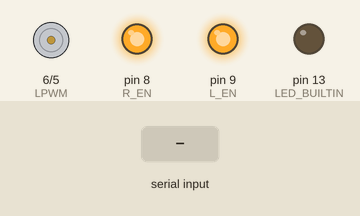
Recording of a sketch running on a simulated Arduino Uno, built with avr-gcc and run on an emulated ATmega328P. Shown: motor-driver pin pairs drawn as motors (green arrow = first pin HIGH = forward, orange = second pin HIGH = backward, longer = more drive), output pins drawn as LEDs (lit = HIGH). The test bench sets the inputs (shaded band).

Above: at 2.2 s.
2.3 s: "FWD\n" received over Serial
At 3.4 s:
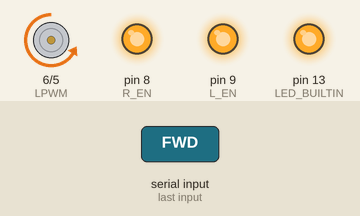
3.8 s: byte 10 ('\n') received over Serial
At 4.4 s:
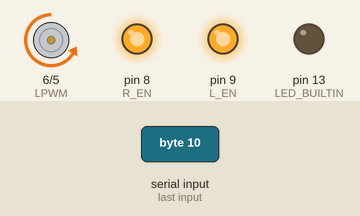
5.3 s: "REV\n" received over Serial
At 5.6 s:
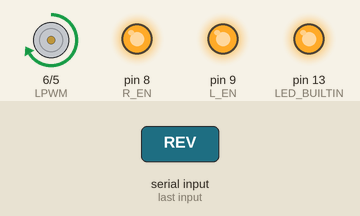
6.8 s: "1\n" received over Serial
At 7.9 s:
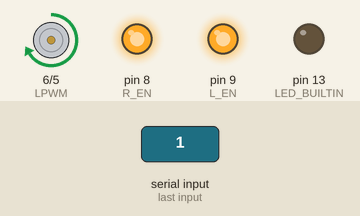
8.3 s: "STOP\n" received over Serial
At 9.2 s:
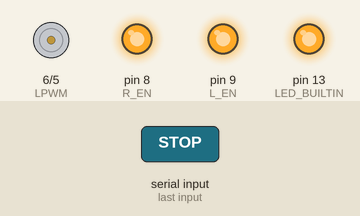
Timing chart, 0 to 10.8 s (numbered marks = the images above; inputs shaded):
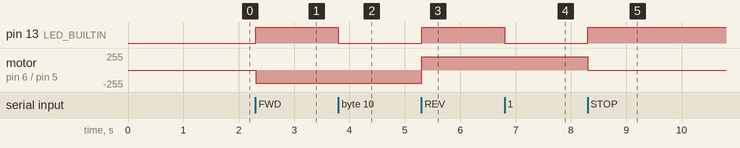

Measured:
- after the input at 2.3 s, pin 13 (LED_BUILTIN): LOW → HIGH at once; motor on pin 6 (LPWM) / pin 5 (RPWM): stopped → backward 200/255 at once
- after the input at 3.8 s, pin 13 (LED_BUILTIN): HIGH → LOW at once
- after the input at 5.3 s, pin 13 (LED_BUILTIN): LOW → HIGH at once; motor on pin 6 (LPWM) / pin 5 (RPWM): backward 200/255 → forward 200/255 at once
- after the input at 6.8 s, pin 13 (LED_BUILTIN): HIGH → LOW at once
- after the input at 8.3 s, pin 13 (LED_BUILTIN): LOW → HIGH at once; motor on pin 6 (LPWM) / pin 5 (RPWM): forward 200/255 → stopped at once

The sketch:

arduino_listner.ino
```cpp
const int R_EN = 8;
const int L_EN = 9;
const int RPWM = 5;
const int LPWM = 6;  // must be PWM pin

String input = "";

void setup() {
  // had to redo code since using a new motor controller
  // pinMode(IN1, OUTPUT);
  // pinMode(IN2, OUTPUT);
  // pinMode(RPWM, OUTPUT);
  // pinMode(LED_BUILTIN, OUTPUT);
  // Serial.begin(9600);
  pinMode(R_EN, OUTPUT);
  pinMode(L_EN, OUTPUT);
  pinMode(RPWM, OUTPUT);
  pinMode(LPWM, OUTPUT);
  pinMode(LED_BUILTIN, OUTPUT);

  digitalWrite(R_EN, HIGH);
  digitalWrite(L_EN, HIGH);

  analogWrite(RPWM, 0);
  analogWrite(LPWM, 0);

  delay(1000);
  Serial.begin(9600);

}

void loop() {
  while (Serial.available()) {
    char c = Serial.read();
    if (c == '\n') {
      input.trim();
      handleCommand(input);
      input = "";
    } else {
      input += c;
    }
  }
}

void handleCommand(String cmd) {
  digitalWrite(LED_BUILTIN, !digitalRead(LED_BUILTIN)); // debug blink

  if (cmd == "FWD") {
    // digitalWrite(IN1, HIGH);
    // digitalWrite(IN2, LOW);
    // analogWrite(RPWM, 200);
    analogWrite(RPWM, 200);
    analogWrite(LPWM, 0);
  }

  else if (cmd == "REV") {
    // digitalWrite(IN1, LOW);
    // digitalWrite(IN2, HIGH);
    // analogWrite(RPWM, 200);
    analogWrite(RPWM, 0);
    analogWrite(LPWM, 200);
  }

  else if (cmd == "STOP") {
    // analogWrite(RPWM, 0);
    // digitalWrite(IN1, LOW);
    // digitalWrite(IN2, LOW);
    analogWrite(RPWM, 0);
    analogWrite(LPWM, 0);
  }
}
```
